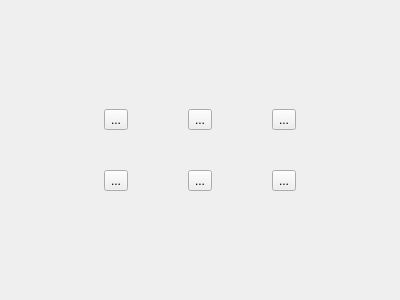
<?xml version="1.0" encoding="UTF-8"?>
<ui version="4.0">
 <class>CDevList</class>
 <widget class="QWidget" name="CDevList">
  <property name="geometry">
   <rect>
    <x>0</x>
    <y>0</y>
    <width>400</width>
    <height>300</height>
   </rect>
  </property>
  <property name="windowTitle">
   <string>CDevList</string>
  </property>
  <layout class="QGridLayout" name="gridLayout">
   <item row="0" column="0">
    <spacer name="horizontalSpacer">
     <property name="orientation">
      <enum>Qt::Horizontal</enum>
     </property>
     <property name="sizeHint" stdset="0">
      <size>
       <width>93</width>
       <height>20</height>
      </size>
     </property>
    </spacer>
   </item>
   <item row="0" column="1">
    <layout class="QVBoxLayout" name="verticalLayout">
     <property name="spacing">
      <number>40</number>
     </property>
     <item>
      <layout class="QHBoxLayout" name="horizontalLayout_2">
       <property name="spacing">
        <number>60</number>
       </property>
       <item>
        <widget class="QToolButton" name="toolBtnBrowse">
         <property name="text">
          <string>...</string>
         </property>
        </widget>
       </item>
       <item>
        <widget class="QToolButton" name="toolBtnImport">
         <property name="text">
          <string>...</string>
         </property>
        </widget>
       </item>
       <item>
        <widget class="QToolButton" name="toolBtnExport">
         <property name="text">
          <string>...</string>
         </property>
        </widget>
       </item>
      </layout>
     </item>
     <item>
      <layout class="QHBoxLayout" name="horizontalLayout">
       <property name="spacing">
        <number>60</number>
       </property>
       <item>
        <widget class="QToolButton" name="toolBtnState">
         <property name="text">
          <string>...</string>
         </property>
        </widget>
       </item>
       <item>
        <widget class="QToolButton" name="toolBtnCheckImport">
         <property name="text">
          <string>...</string>
         </property>
        </widget>
       </item>
       <item>
        <widget class="QToolButton" name="toolBtnCheckExport">
         <property name="text">
          <string>...</string>
         </property>
        </widget>
       </item>
      </layout>
     </item>
    </layout>
   </item>
   <item row="0" column="2">
    <spacer name="horizontalSpacer_2">
     <property name="orientation">
      <enum>Qt::Horizontal</enum>
     </property>
     <property name="sizeHint" stdset="0">
      <size>
       <width>93</width>
       <height>20</height>
      </size>
     </property>
    </spacer>
   </item>
  </layout>
 </widget>
 <layoutdefault spacing="6" margin="11"/>
 <resources/>
 <connections/>
</ui>
